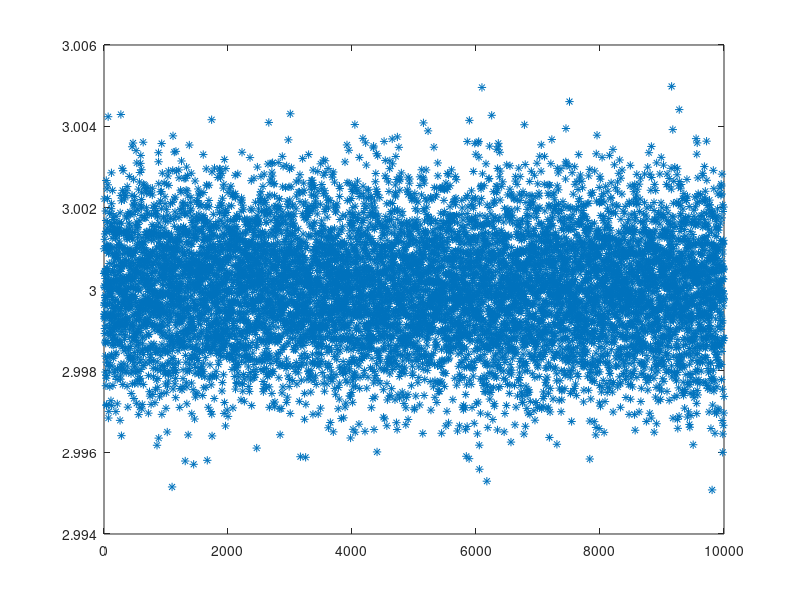

Write MATLAB code to recreate this figure. (Note: this script raises an error after producing the figure.)
%% Optimal Estimation - Homework 2 - Tanner Koza

clear
clc
close all

%% Problem 3 - Part A & B

% Time Initialization
dt = 0.1;
t_end = 30;
t = 0:dt:t_end;
numSamp = length(t);

% Monte Carlo Initialization
numSims = 10000;

% Noise & Frequency Initialization
sigma = 0.3; % deg/s
freq = 2;
omega = freq * (2 * pi) ; % rads/s

% Arbitrary Coefficient Initialization
a = 3;
b = 10;

% Least Squares Initialization
estSamps = 10; % # of samples used in estimate
R = sigma * eye(estSamps);

% Preallocation
r = zeros(numSamp,1); 
g = zeros(numSamp,1);
est = zeros(numSims,2);


for i = 1:numSims

    n = sigma * randn(numSamp,1);

    for k = 1:numSamp
       
        r(k) = 100 * sin(omega * t(k));
    
        g(k) = a * r(k) + b + n(k); % degs/s
    
    end

H = [r(1:estSamps) ones(estSamps,1)];
est(i,:) = (H' * R^-1 * H)^-1 * H' * R^-1 * g(1:estSamps);

P = (H' * R^-1 * H)^-1 ;
end

mean_est = mean(est);
std_est = std(est); % Monte Carlo Standard Deviation

std_a = sqrt(P(1,1)); % Theoretical Standard Deviation
std_b = sqrt(P(2,2));

figure
plot(1:numSims, est(:,1), '*')
hold on
yline(mean_est(1),'k','LineWidth',3)
yline(mean_est(1) + std_est(1),'r','LineWidth',3)
yline(mean_est(1) - std_est(1),'r','LineWidth',3)
title('Monte Carlo a Estimate (10 Samples)')
xlabel('Simulation #')
ylabel('Coefficient Estimate')

figure
plot(1:numSims, est(:,2), '*')
hold on
yline(mean_est(2),'k','LineWidth',3)
yline(mean_est(2) + std_est(2),'r','LineWidth',3)
yline(mean_est(2) - std_est(2),'r','LineWidth',3)
title('Monte Carlo b Estimate (10 Samples)')
xlabel('Simulation #')
ylabel('Coefficient Estimate')

clearvars

%% Problem 3 - Part C

% Time Initialization
dt = 0.1;
t_end = 300;
t = 0:dt:t_end;
numSamp = length(t);

% Monte Carlo Initialization
numSims = 1000;

% Noise & Frequency Initialization
sigma = 0.3; % deg/s
freq = 2;
omega = freq * (2 * pi) ; % rads/s

% Arbitrary Coefficient Initialization
a = 3;
b = 10;

% Least Squares Initialization
estSamps = 1000; % # of samples used in estimate

% Preallocation
r = zeros(numSamp,1); 
g = zeros(numSamp,1);
est = zeros(numSims,2);


for i = 1:numSims

    n = sigma * randn(numSamp,1);

    for k = 1:numSamp
       
        r(k) = 100 * sind(omega * t(k));
    
        g(k) = a * r(k) + b + n(k);
    
    end

H = [r(1:estSamps) ones(estSamps,1)];
est(i,:) = (H' * H)^-1 * H' * g(1:estSamps);

end

mean_est = mean(est);
std_est = std(est);

figure
plot(1:numSims, est(:,1), '*')
hold on
yline(mean_est(1),'k','LineWidth',3)
yline(mean_est(1) + std_est(1),'r','LineWidth',3)
yline(mean_est(1) - std_est(1),'r','LineWidth',3)
title('Monte Carlo a Estimate (1000 Samples)')
xlabel('Simulation #')
ylabel('Coefficient Estimate')

figure
plot(1:numSims, est(:,2), '*')
hold on
yline(mean_est(2),'k','LineWidth',3)
yline(mean_est(2) + std_est(2),'r','LineWidth',3)
yline(mean_est(2) - std_est(2),'r','LineWidth',3)
title('Monte Carlo b Estimate (1000 Samples)')
xlabel('Simulation #')
ylabel('Coefficient Estimate')

clearvars

%% Problem 3 - Part D

%TODO: MODIFY FOR RLS ALGORITHIM

% Time Initialization
dt = 0.1;
t_end = 30;
t = 0:dt:t_end;
numSamp = length(t);

% Monte Carlo Initialization
numSims = 1000;

% Noise & Frequency Initialization
sigma = 0.3; % deg/s
omega = 450; % degs/s

% Arbitrary Coefficient Initialization
a = 3;
b = 10;

% Least Squares Initialization
estSamps = 10; % # of samples used in estimate

% Preallocation
r = zeros(numSamp,1); 
g = zeros(numSamp,1);
est = zeros(numSims,2);


for i = 1:numSims

    n = sigma * randn(numSamp,1);

    for k = 1:numSamp
       
        r(k) = 100 * sind(omega * t(k));
    
        g(k) = a * r(k) + b + n(k);
    
    end

H = [r(1:estSamps) ones(estSamps,1)];
est(i,:) = (H' * H)^-1 * H' * g(1:estSamps);

end

mean_est = mean(est);
std_est = std(est);